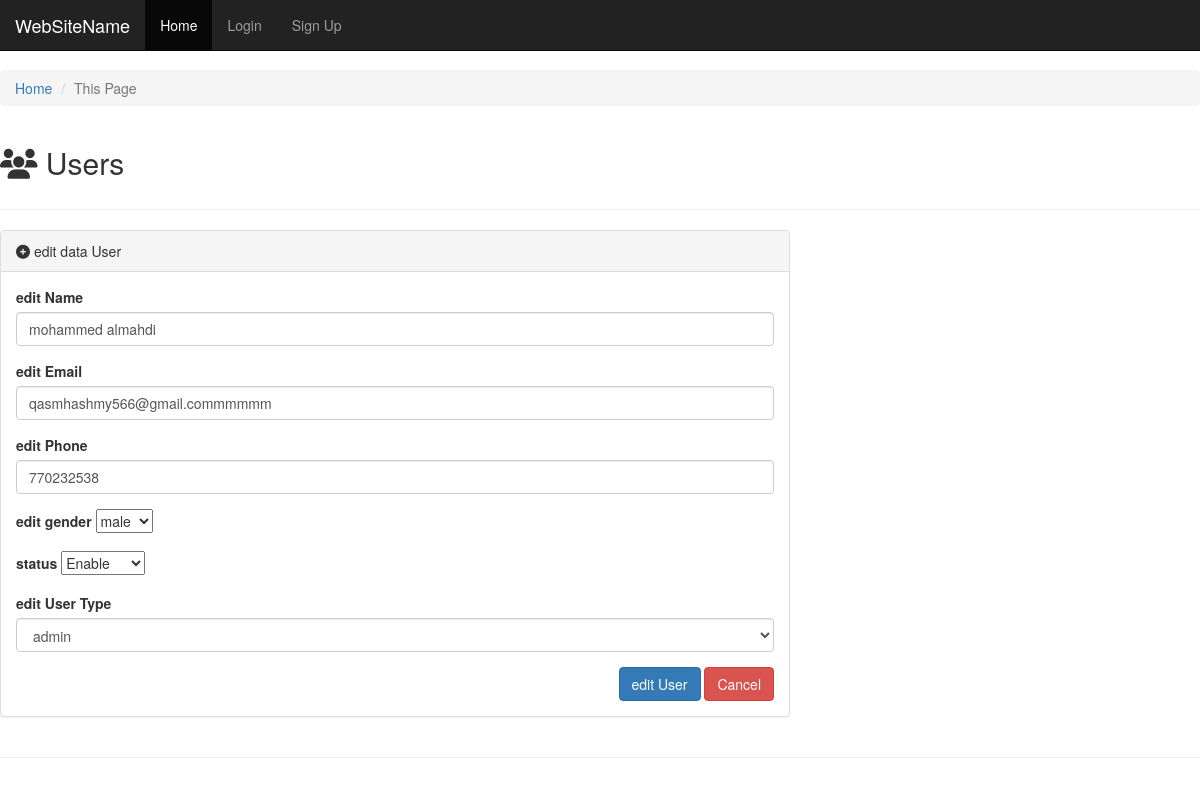
/edit_user.php?code=5, run on the app's committed database.
### tables this page shows
CREATE TABLE `users` (
  `u_id` int(11) NOT NULL,
  `u_name` varchar(50) NOT NULL,
  `u_email` varchar(30) NOT NULL,
  `u_password` varchar(255) NOT NULL,
  `u_phone` varchar(20) NOT NULL,
  `u_nationality` varchar(20) NOT NULL,
  `u_gender` varchar(6) NOT NULL,
  `u_date` timestamp NOT NULL DEFAULT current_timestamp(),
  `u_status` tinyint(4) NOT NULL DEFAULT 1,
  `u_priv` int(11) NOT NULL
);

### edit_user.php (the view, shortened to what this page needs)
<?php
include ("heder.php");
require "db_connect.php";
?>
        <div id="page-wrapper">
            <div id="page-inner">
                <div class="row">
                    <div class="col-md-12">
                        <h2><i class="fa fa-users"></i> Users</h2>
                   </div>
                </div>
                <hr />
                <div class="row">
                    <div class="col-md-8">
                         <?php
                         if(isset($_GET["code"])){
                            $user_id=$_GET["code"];
                            $q="select u_id, u_name , u_email , u_phone , u_gender , u_nationality , u_status , p_name from users inner join privleges on privleges.p_id =users.u_priv where u_id=?  ";
                            $s=$con->prepare($q);
                                            $s->execute(array($user_id));
                                            if($s->rowCount()){
                                                foreach($s->fetchAll() as $row){
                                                    $u_name=$row["u_name"];
                                                    $u_email=$row["u_email"];
                                                    $u_phone=$row["u_phone"];
                                                    $u_gender=$row["u_gender"];
                                                }
                                            }
                         }
?>
                        <div class="panel panel-default">
                            <div class="panel-heading">
                                <i class="fa fa-plus-circle"></i> edit data User
                            </div>
                            <div class="panel-body">
                                <div class="row">
                                    <div class="col-md-12">
                                        <form role="form" method="POST">
                                            <div class="form-group">
                                                <label>edit Name</label>
                                                <input type="text" value="<?php echo $u_name ?>" placeholder="Please Enter your Name " name="username" class="form-control" />
                                        </div>
                                            <div class="form-group">
                                                <label>edit Email</label>
                                                <input type="email"  value="<?php echo $u_email ?>" class="form-control" name="email"  placeholder="PLease Enter Eamil" />
                                         </div>
                                            <div class="form-group">
                                                <label>edit Phone</label>
                                                <input type="text"  value="<?php echo $u_phone ?>" class="form-control" name="phone" placeholder="PLease Enter Phone" />
                                          </div>
                                          <div class="form-group">
                                                <label>edit gender</label>
                                          <select name="gender" >
                          <?php      echo "<option value='$u_gender'>$u_gender</option>"; ?>
                    </select></div>
                    <div class="form-group">
                                                <label>status</label>
                                          <select name="status" >
                          <option value="1"> Enable </option>
                    </select></div>
                                            <div class="form-group">
                                                <label>edit User Type</label>
                                                <select class="form-control" name="privilege" >
                                                <?php
                                                        $q="select * from privleges";
                                                        $s=$con->prepare($q);
                                                        $s->execute();
                                                        $x=2;
                                                        if($s->rowCount()){
                                                            foreach($s->fetchAll() as $row){
                                                                $p_n=$row["p_name"];
                                                                echo "<option value='$x'>$p_n</option>";
                                                                $x++;
                                                            }
                                                        }
                                                ?>
                                                </select>
                                            </div>
                                            <div style="float:right;">
                                                <button type="submit" class="btn btn-primary" name="edit">edit User</button>
                                                <button type="reset" class="btn btn-danger">Cancel</button>
                                            </div>
                                    </div>
                                </div>
                            </div>
                        </div>
                    </div>
                </div>                    <hr />
                    </div>
                </div>
</body>
</html>

### data on the page
users: username "mohammed almahdi", email "qasmhashmy566@gmail.commmmmm", phone "770232538", gender "male"

### other printed values
form field privilege "admin"
